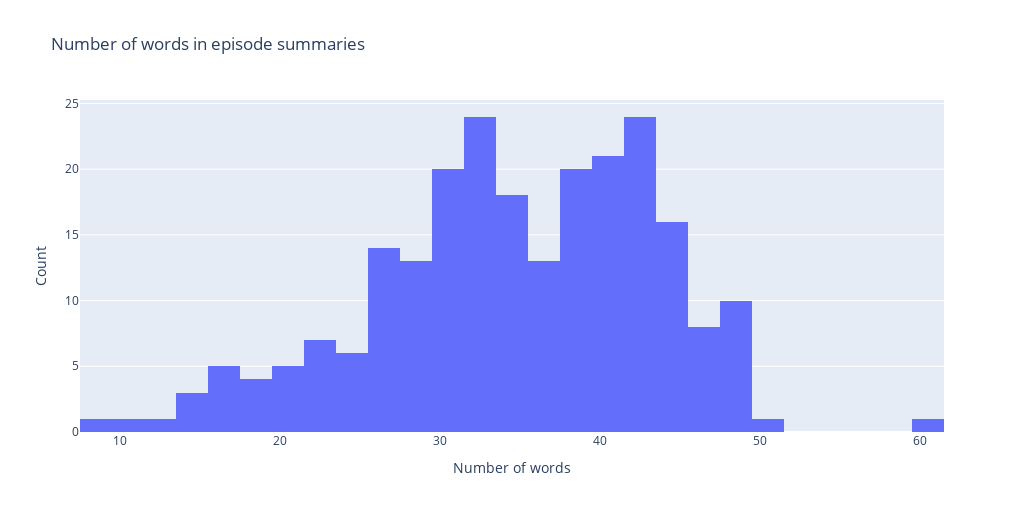

Write notebook code for a chart like this one.
### Code cell
px.histogram(
    friends_episodes_description_df['summary_word_length'], 
    nbins=30, 
    title='Number of words in episode summaries',
    width=1024,
    height=512
).update_layout(
    xaxis_title='Number of words',
    yaxis_title='Count',
    showlegend=False
)

### Figure 1 — Plotly figure (JSON) as saved in the notebook; plotly's stock layout.template omitted (floating-point values rounded to 4 significant figures; data arrays with more than 128 entries replaced by an {"elided": "..."} marker saying what was removed)
{"data": [{"alignmentgroup": "True", "bingroup": "x", "hovertemplate": "variable=summary_word_length<br>value=%{x}<br>count=%{y}<extra></extra>", "legendgroup": "summary_word_length", "marker": {"color": "#636efa", "pattern": {"shape": ""}}, "name": "summary_word_length", "nbinsx": 30, "offsetgroup": "summary_word_length", "orientation": "v", "showlegend": true, "type": "histogram", "x": {"elided": "236 int values"}, "xaxis": "x", "yaxis": "y"}], "layout": {"barmode": "relative", "height": 512, "legend": {"title": {"text": "variable"}, "tracegroupgap": 0}, "showlegend": false, "title": {"text": "Number of words in episode summaries"}, "width": 1024, "xaxis": {"anchor": "y", "domain": [0, 1], "title": {"text": "Number of words"}}, "yaxis": {"anchor": "x", "domain": [0, 1], "title": {"text": "Count"}}}}
